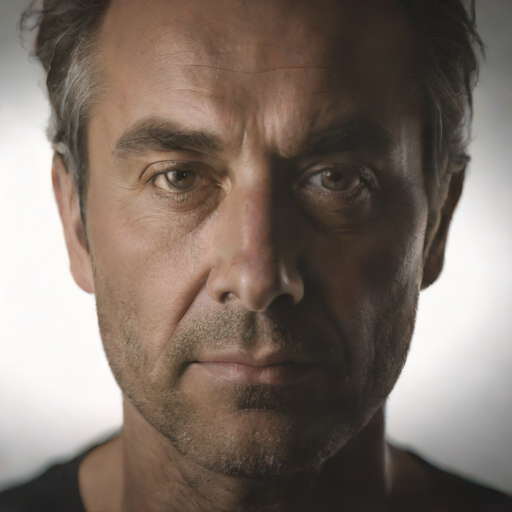
#> input picture SD_cond_SD_controlnet/output/sweep_lora_scale_44228647/source_face.png, 512 x 512 px
$ python make_lora_scale_pdf.py
#> lines starting #> are read from the running program, lines starting #| are printed output that depends on the picture
"""Build a PDF report from the LoRA scale sweep results."""
import os
from PIL import Image, ImageDraw, ImageFont

BASE = os.path.join(os.path.dirname(__file__), "sweep_lora_scale_44228647")
SCALES = ["0_0", "0_25", "0_5", "0_75", "1_0"]
SCALE_LABELS = ["0.0", "0.25", "0.5", "0.75", "1.0"]
STEPS = list(range(1, 16))
SPRINTER_STEPS = [1, 4, 7, 10, 13]
THUMB = 140  # thumbnail size for pred_x0
STHUMB = 140  # thumbnail size for sprinter
MARGIN = 40
LABEL_W = 220
GAP = 4
FONT_SIZE = 16
TITLE_SIZE = 24

def load_font(size):
    try:
        return ImageFont.truetype("/System/Library/Fonts/Helvetica.ttc", size)
    except Exception:
        return ImageFont.load_default()

def make_page():
    """Create the full composite image."""
    font = load_font(FONT_SIZE)
    title_font = load_font(TITLE_SIZE)
    small_font = load_font(12)

    # Layout: for each scale, 2 rows:
    #   Row 1: pred_x0 steps 1-15 (15 thumbs)
    #   Row 2: sprinter photos at steps 1,4,7,10,13 (5 x 5 = 25 thumbs, but show 5 groups of 5)
    # Actually simpler: pred_x0 row + sprinter row with 5 groups

    n_pred_cols = 15
    n_sprinter_groups = 5
    n_sprinter_per_group = 5

    # Width: label + 15 pred_x0 thumbs
    page_w = LABEL_W + n_pred_cols * (THUMB + GAP) + MARGIN * 2

    # For each scale: title line (30px) + pred_x0 row + gap + sprinter label (20px) + sprinter row + spacing
    scale_block_h = 30 + THUMB + 10 + 20 + STHUMB + 30

    # Source section at top
    source_h = THUMB + 60

    total_h = MARGIN + source_h + len(SCALES) * scale_block_h + MARGIN
    img = Image.new("RGB", (page_w, total_h), "white")
#> img: PIL image 2460x2130 RGB; every value is 255
    draw = ImageDraw.Draw(img)

    y = MARGIN

    # Title
    draw.text((MARGIN, y), "LoRA Scale Sweep — Architect pred_x0 + Sprinter Photos",
              fill="black", font=title_font)
    y += 35

    # Source face + scribble
    source_face = Image.open(os.path.join(BASE, "source_face.png")).resize((THUMB, THUMB))
    scribble = Image.open(os.path.join(BASE, "scribble.png")).resize((THUMB, THUMB))
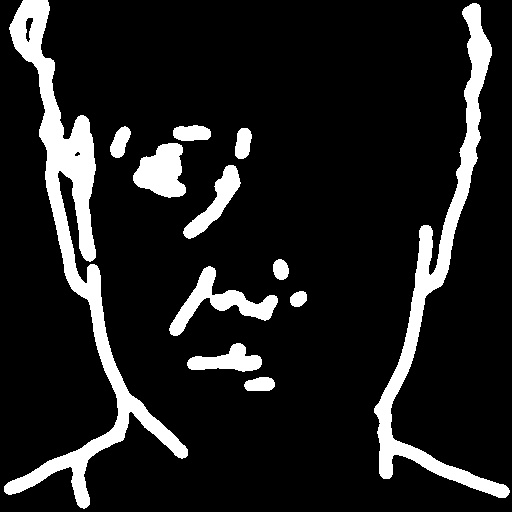
#> input picture SD_cond_SD_controlnet/output/sweep_lora_scale_44228647/scribble.png, 512 x 512 px
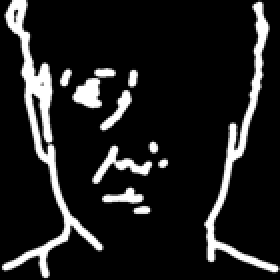
#> scribble: PIL image 140x140 RGB (shown 2 times larger); min 0, max 255, mean 31.2
    draw.text((MARGIN, y), "Source face:", fill="black", font=font)
    img.paste(source_face, (MARGIN + 120, y))
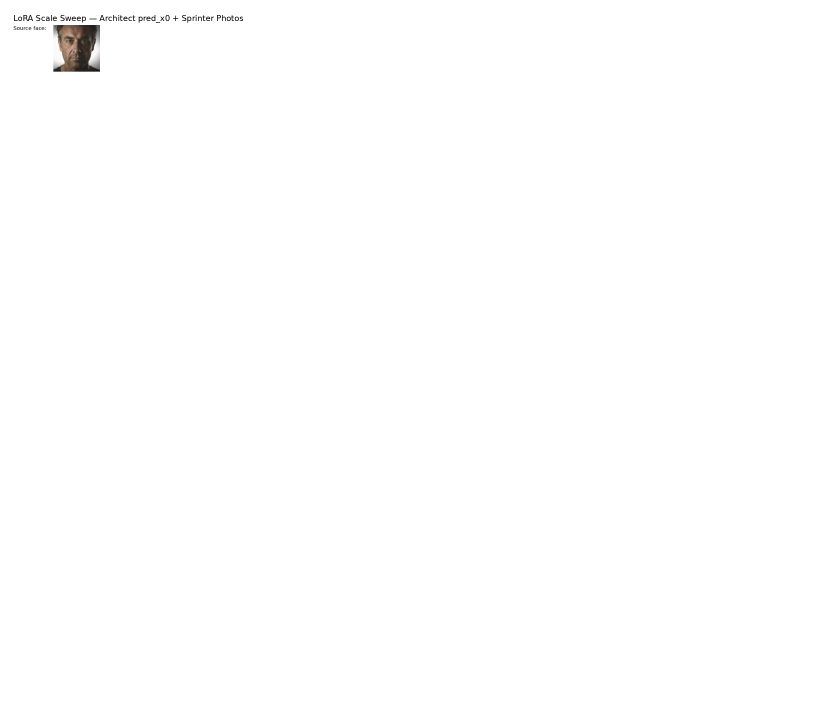
#> img: PIL image 2460x2130 RGB (shown at 1/3 size); mean R, G, B 254.3, 254.3, 254.3
    draw.text((MARGIN + 120 + THUMB + 20, y), "HED scribble:", fill="black", font=font)
    img.paste(scribble, (MARGIN + 120 + THUMB + 20 + 130, y))
    y += THUMB + 25

    # Each scale
    for si, (scale_dir, scale_label) in enumerate(zip(SCALES, SCALE_LABELS)):
        folder = os.path.join(BASE, f"scale_{scale_dir}")

        # Scale title
        draw.text((MARGIN, y), f"LoRA Scale = {scale_label}", fill="black", font=title_font)
        y += 30

        # Pred_x0 row with step labels
        draw.text((MARGIN, y + THUMB // 2 - 8), "pred x0", fill="gray", font=font)
        for step in STEPS:
            col_x = LABEL_W + (step - 1) * (THUMB + GAP) + MARGIN
            path = os.path.join(folder, f"pred_x0_step_{step:02d}.png")
            if os.path.exists(path):
                thumb = Image.open(path).resize((THUMB, THUMB))
                img.paste(thumb, (col_x, y))
            # Step number on top (only for first scale)
            if si == 0:
                draw.text((col_x + THUMB // 2 - 5, y - 15), str(step),
                          fill="gray", font=small_font)
        y += THUMB + 10

        # Sprinter row — 5 groups of 5 photos spread across the 15 columns
        draw.text((MARGIN, y + STHUMB // 2 - 8), "sprinter", fill="gray", font=font)
        for gi, sp_step in enumerate(SPRINTER_STEPS):
            for pi in range(n_sprinter_per_group):
                path = os.path.join(folder, f"sprinter_step_{sp_step:02d}_img{pi+1}.png")
                # Place: group index * 3 columns + photo index mapped within 3 cols
                col_idx = gi * 3 + pi  # 5 photos spread starting at col gi*3
                if col_idx >= n_pred_cols:
                    break
                col_x = LABEL_W + col_idx * (THUMB + GAP) + MARGIN
                if os.path.exists(path):
                    thumb = Image.open(path).resize((THUMB, THUMB))
                    img.paste(thumb, (col_x, y))
        y += STHUMB + 30

    return img


def main():
    img = make_page()
    # Save as PNG (can convert to PDF)
    png_path = os.path.join(os.path.dirname(BASE), "lora_scale_sweep_report.png")
    img.save(png_path)
    print(f"Saved {png_path} ({img.size[0]}x{img.size[1]})")
#| Saved SD_cond_SD_controlnet/output/lora_scale_sweep_report.png (2460x2130)

    # Also save as PDF
    pdf_path = png_path.replace(".png", ".pdf")
    img.save(pdf_path, "PDF", resolution=100.0)
    print(f"Saved {pdf_path}")


if __name__ == "__main__":
    main()
